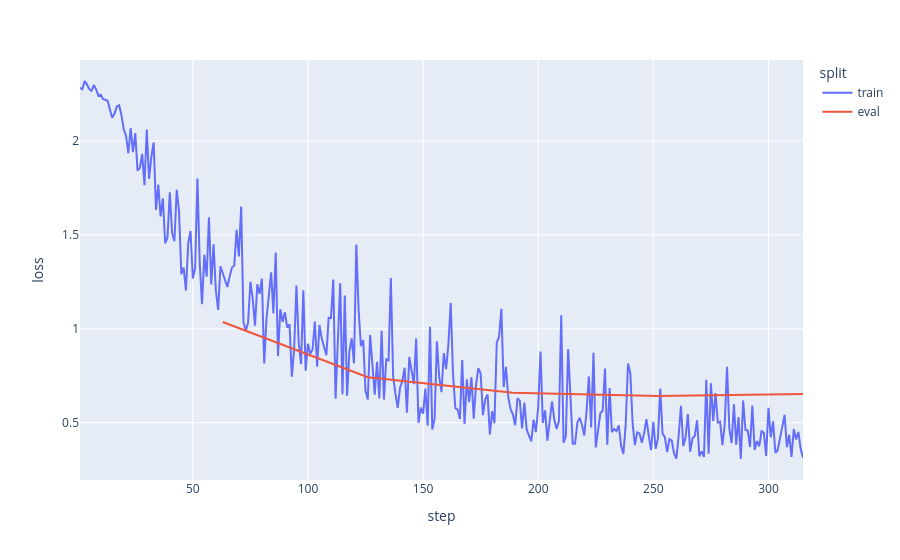

This figure's notebook cell:
### Code cell
with open("./camembert-DISC/checkpoint-315/trainer_state.json", "r") as file: 
    training_state = json.load(file)

loss = []

for log in training_state ["log_history"]:
    step = log["step"]
    if "loss" in log:
        loss += [{"step": step, "loss": log["loss"], "split": "train"}]
    elif "eval_loss" in log:
        loss += [{"step": step, "loss": log["eval_loss"], "split": "eval"}]
    else: 
        # thweird
        print(log)

loss = pd.DataFrame(loss)

px.line(loss, x = "step", y = "loss", color =  "split")

### Figure 1 — Plotly figure (JSON) as saved in the notebook; plotly's stock layout.template omitted (floating-point values rounded to 4 significant figures; data arrays with more than 128 entries replaced by an {"elided": "..."} marker saying what was removed)
{"data": [{"hovertemplate": "split=train<br>step=%{x}<br>loss=%{y}<extra></extra>", "legendgroup": "train", "line": {"color": "#636efa", "dash": "solid"}, "marker": {"symbol": "circle"}, "mode": "lines", "name": "train", "orientation": "v", "showlegend": true, "type": "scatter", "x": {"elided": "315 int values"}, "xaxis": "x", "y": {"elided": "315 float values"}, "yaxis": "y"}, {"hovertemplate": "split=eval<br>step=%{x}<br>loss=%{y}<extra></extra>", "legendgroup": "eval", "line": {"color": "#EF553B", "dash": "solid"}, "marker": {"symbol": "circle"}, "mode": "lines", "name": "eval", "orientation": "v", "showlegend": true, "type": "scatter", "x": [63, 126, 189, 252, 315], "xaxis": "x", "y": [1.036, 0.7421, 0.6596, 0.6426, 0.653], "yaxis": "y"}], "layout": {"legend": {"title": {"text": "split"}, "tracegroupgap": 0}, "margin": {"t": 60}, "xaxis": {"anchor": "y", "domain": [0, 1], "title": {"text": "step"}}, "yaxis": {"anchor": "x", "domain": [0, 1], "title": {"text": "loss"}}}}
